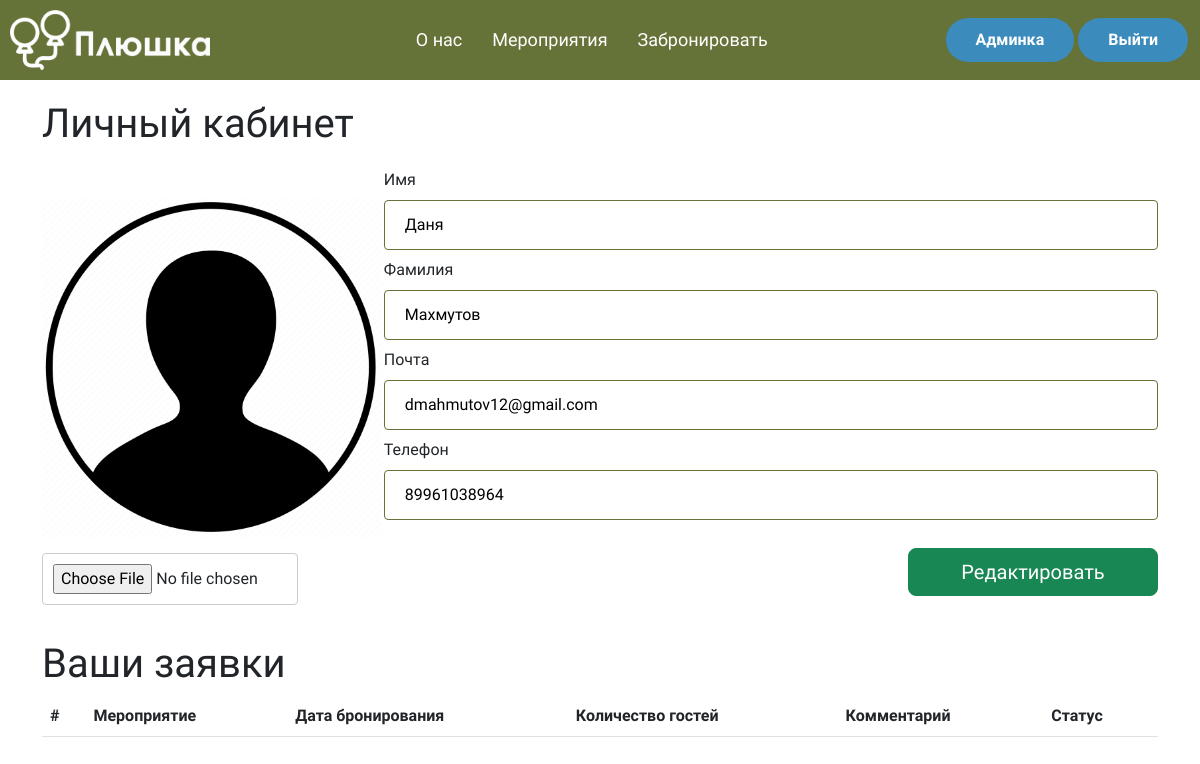
Page /account.php (signed in) on the committed database.
### tables this page shows
CREATE TABLE `users` (
  `id_user` int NOT NULL,
  `name` varchar(100) NOT NULL,
  `surname` varchar(100) NOT NULL,
  `password` varchar(200) NOT NULL,
  `email` varchar(150) NOT NULL,
  `phone` varchar(200) NOT NULL,
  `photo` varchar(200) NOT NULL,
  `roles` int NOT NULL
);

### account.php (the view, shortened to what this page needs)
<?php
include "header.php";
require_once "connect.php";
$id = !empty($_SESSION['id_user']) ? $_SESSION['id_user'] : false;
$query = "select * from users where id_user = '$id'";
$info = mysqli_fetch_array(mysqli_query($con, $query));
?>
<div class="container">
    <h1 style=" margin-top: 20px;">Личный кабинет</h1>
    <div class="userBlock">
        <div class="userInfo">
            <form action="/account.php" method="post" enctype="multipart/form-data">
                <div class="photoForm"><img src="/assets/img/<?= $info['photo'] ?>" alt="<?= $info['photo'] ?>" style="width: 340px; margin-top:30px;">
                    <input type="file" id="photo" name="photo" style="margin-top: 15px;">
                </div>
                <div class="inputUser">
                    <label for="name">Имя</label><input type="text" value="<?= $info['name'] ?>"name="name" >
                    <label for="surname">Фамилия</label><input type="text" value="<?= $info['surname'] ?>" name="surname" >
                    <label for="email">Почта</label><input type="email" value="<?= $info['email'] ?>" name="email" >
                    <label for="phone">Телефон</label><input type="text" value="<?= $info['phone'] ?>" name="phone">
                    <button type="submit" class="btn btn-success btn-lg" id="buttonFormUser">Редактировать</button>
                </div>
            </form>
        </div>
    </div>
    <h1 style="margin-top: 20px;">Ваши заявки</h1>
    <div class="requestUser">
        <table class="table">
            <thead>
                <tr>
                    <th scope="col">#</th>
                    <th scope="col">Мероприятие</th>
                    <th scope="col">Дата бронирования</th>
                    <th scope="col">Количество гостей</th>
                    <th scope="col">Комментарий</th>
                    <th scope="col">Статус</th>
                </tr>
            </thead>
        </table>
    </div>
</div>

### style.css (style rules this page uses)
* { margin: 0; padding: 0; font-family: "Comfortaa", cursive; }
input[type="text"], input[type="password"], input[type="email"] { width: 100%; padding: 12px 20px; margin: 8px 0; display: inline-block; border: 1px solid #667338; box-sizing: border-box; }
button { font-family: "Comfortaa", cursive; font-weight: bold; background-color: #4caf50; color: white; padding: 14px 20px; margin: 8px 0; border: none; cursor: pointer; }
form input { width: 100%; padding: 10px; margin-bottom: 15px; border: 1px solid #ccc; border-radius: 4px; }
form button { width: 100%; background-color: #4caf50; color: #fff; padding: 10px; border: none; border-radius: 4px; cursor: pointer; }
.userBlock { margin-top: 20px; display: flex; }
.userInfo>form { display: flex; }
#photo { width: 75%; }
#buttonFormUser { float: right; margin-top: 20px; width: 250px; }

### rows in the picture
users: photo (picture), name "Даня", surname "Махмутов", email "dmahmutov12@gmail.com", phone "89961038964"
